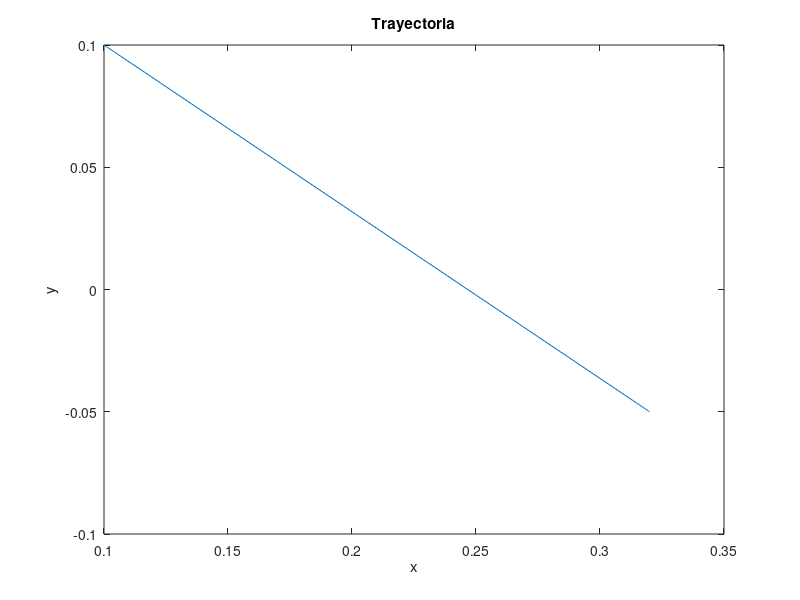
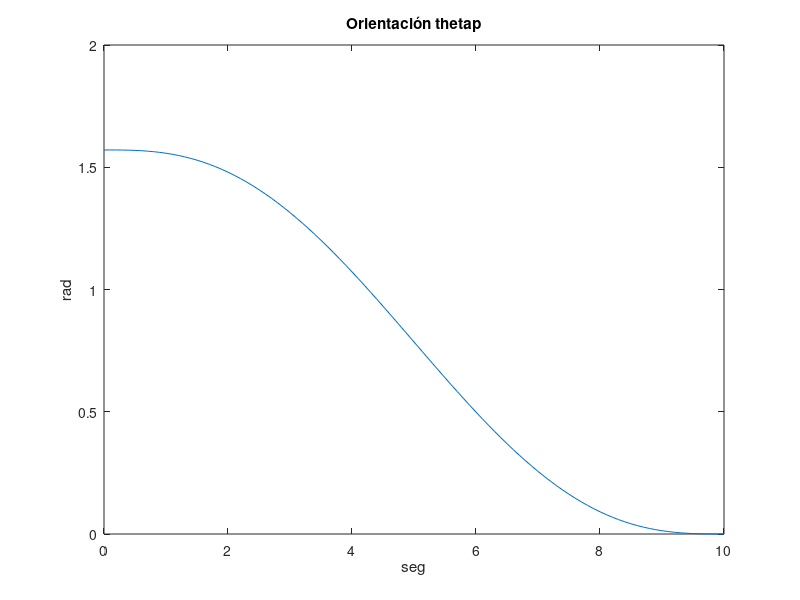
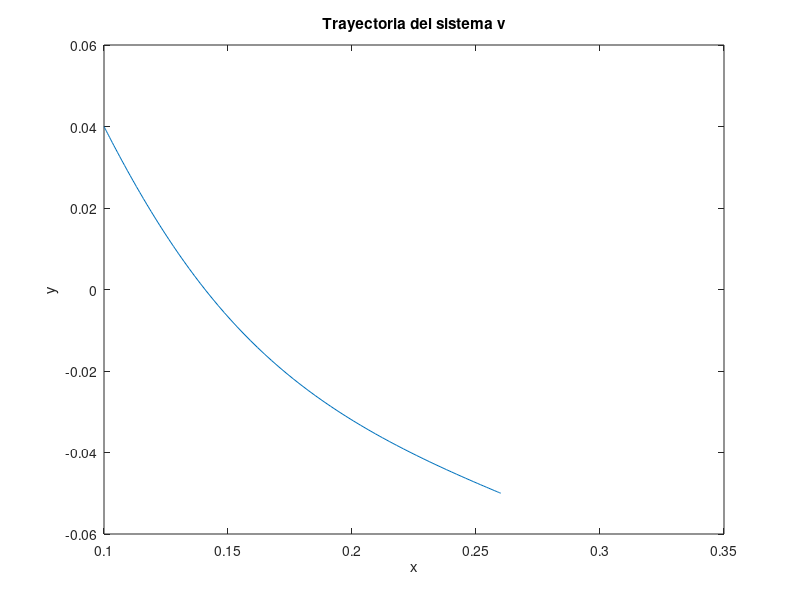

Write MATLAB code to recreate these figures, in order.
%Definición de trayectoria

%Posición y orientación inical

xp_inicial = 0.1;  %m
yp_inicial = 0.1;  %m
thetap_inicial = pi/2; %rad

%Posición y orientación final
xp_final =0.32;  %m
yp_final = -0.05;  %m
thetap_final = 0; %rad

%%Parametro
L3 = 0.06;  %m

%Trayectoria

t_total = 10; %s
t_muestreo = 0.1; %s
t_sim = 0:t_muestreo:t_total; %arreglo del tiempo

%Puntos de la trayectoria
xp = xp_inicial+((10/t_total^3)*t_sim.^3-(15/t_total^4)*t_sim.^4+(6/t_total^5)*t_sim.^5)*(xp_final-xp_inicial);
yp = yp_inicial+((10/t_total^3)*t_sim.^3-(15/t_total^4)*t_sim.^4+(6/t_total^5)*t_sim.^5)*(yp_final-yp_inicial);
thetap = thetap_inicial+((10/t_total^3)*t_sim.^3-(15/t_total^4)*t_sim.^4+(6/t_total^5)*t_sim.^5)*(thetap_final-thetap_inicial);

plot(xp,yp)
title('Trayectoria')
xlabel('x')
ylabel('y')

figure
plot(t_sim,thetap)

title('Orientación thetap')
xlabel('seg')
ylabel('rad')

%%%%%Cálculo de las xy del sistema 3

x3 = xp-L3*cos(thetap);
y3 = yp-L3*sin(thetap);

figure
plot(x3,y3)

title('Trayectoria del sistema {v}')
xlabel('x')
ylabel('y')

%%%Fin del diseño de trayectorias



